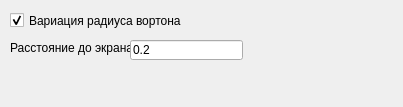
<?xml version="1.0" encoding="UTF-8"?>
<ui version="4.0">
 <class>VariateSettings</class>
 <widget class="QWidget" name="VariateSettings">
  <property name="geometry">
   <rect>
    <x>0</x>
    <y>0</y>
    <width>403</width>
    <height>107</height>
   </rect>
  </property>
  <property name="windowTitle">
   <string>Form</string>
  </property>
  <widget class="QCheckBox" name="varaiteEpsCheckBox">
   <property name="geometry">
    <rect>
     <x>10</x>
     <y>10</y>
     <width>381</width>
     <height>21</height>
    </rect>
   </property>
   <property name="text">
    <string>Вариация радиуса вортона</string>
   </property>
   <property name="checked">
    <bool>true</bool>
   </property>
  </widget>
  <widget class="QLabel" name="label">
   <property name="geometry">
    <rect>
     <x>10</x>
     <y>40</y>
     <width>121</width>
     <height>16</height>
    </rect>
   </property>
   <property name="text">
    <string>Расстояние до экрана</string>
   </property>
  </widget>
  <widget class="QLineEdit" name="screenDistance">
   <property name="geometry">
    <rect>
     <x>130</x>
     <y>40</y>
     <width>113</width>
     <height>20</height>
    </rect>
   </property>
   <property name="text">
    <string>0.2</string>
   </property>
  </widget>
 </widget>
 <resources/>
 <connections/>
</ui>
